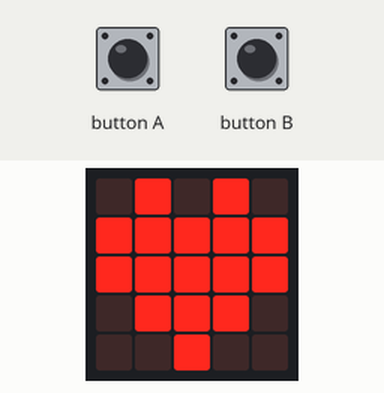
Recording of a program running on a simulated BBC micro:bit running MicroPython. Shown: the board's 5×5 LED display. The test bench sets the inputs (shaded band). What the program prints to the serial console is not drawn.

Above: at 1.2 s.
1.3 s: button A pressed for 0.15 s
At 1.4 s:
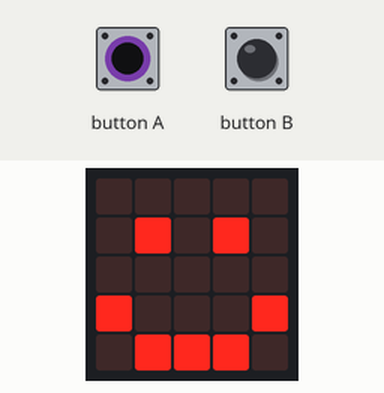
3.0 s: button B pressed for 0.15 s
At 3.1 s:
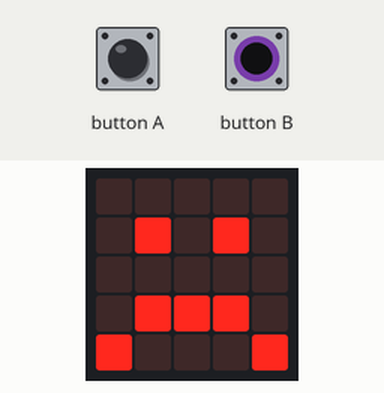
4.7 s: button B pressed for 3.2 s
9.4 s: button A pressed for 3.2 s
At 9.7 s:
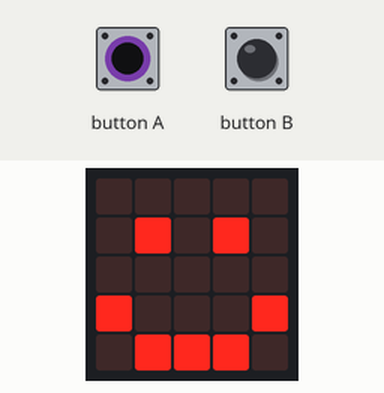
Timing chart, 0 to 12.4 s (numbered marks = the images above; inputs shaded):
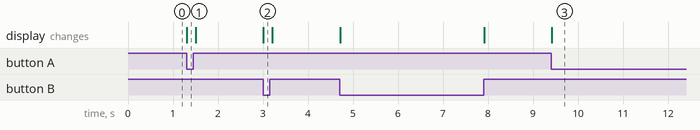

The program:

prog15.py
```python
from microbit import *
if not display.is_on():
    display.on()
else:
    print("Display is already on...")
display.clear()
try:
    while True:
        if button_a.is_pressed():
            display.show(Image.HAPPY)
        elif button_b.is_pressed():
            display.show(Image.SAD)
        else:
            display.show(Image.HEART)
        sleep(100)
except KeyboardInterrupt as e:
    print("Interrupted by the user...")
```

Measured:
- after the input at 1.3 s, the display: changes at once (image 1)
- after the input at 3.0 s, the display: changes at once (image 2)
- after the input at 9.4 s, the display: changes at once (image 3)
